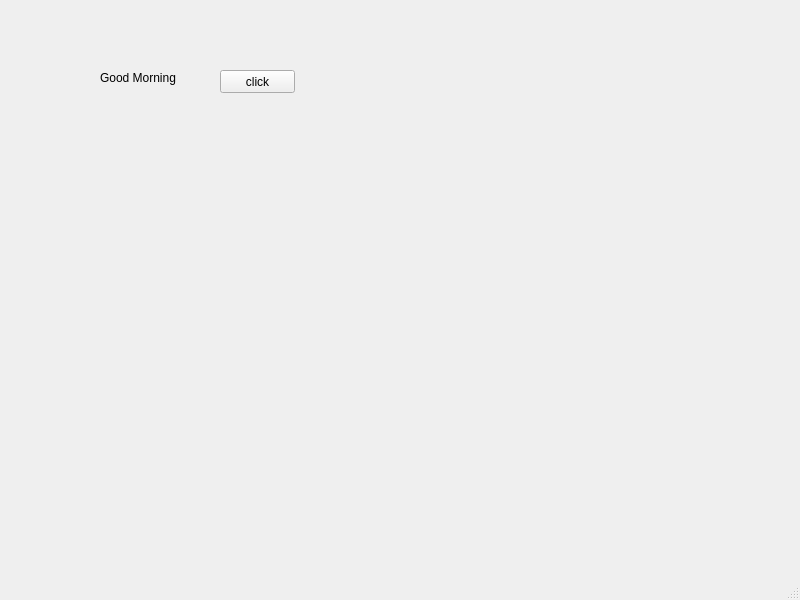
<?xml version="1.0" encoding="UTF-8"?>
<ui version="4.0">
 <class>MainWindow</class>
 <widget class="QMainWindow" name="MainWindow">
  <property name="geometry">
   <rect>
    <x>0</x>
    <y>0</y>
    <width>800</width>
    <height>600</height>
   </rect>
  </property>
  <property name="windowTitle">
   <string>MainWindow</string>
  </property>
  <widget class="QWidget" name="centralwidget">
   <widget class="QLabel" name="lbl">
    <property name="geometry">
     <rect>
      <x>100</x>
      <y>70</y>
      <width>91</width>
      <height>16</height>
     </rect>
    </property>
    <property name="text">
     <string>Good Morning</string>
    </property>
   </widget>
   <widget class="QPushButton" name="pb">
    <property name="geometry">
     <rect>
      <x>220</x>
      <y>70</y>
      <width>75</width>
      <height>23</height>
     </rect>
    </property>
    <property name="text">
     <string>click</string>
    </property>
   </widget>
  </widget>
  <widget class="QMenuBar" name="menubar">
   <property name="geometry">
    <rect>
     <x>0</x>
     <y>0</y>
     <width>800</width>
     <height>21</height>
    </rect>
   </property>
  </widget>
  <widget class="QStatusBar" name="statusbar"/>
 </widget>
 <resources/>
 <connections/>
</ui>
